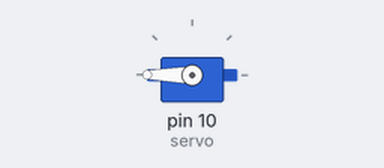
Bench run of a sketch on a simulated Arduino Uno, built with avr-gcc and run on an emulated ATmega328P. On the bench: servo.

Above: at 0.05 s.
At 4.0 s:
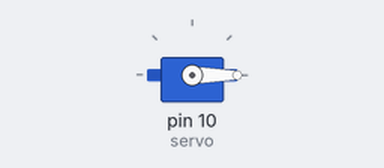
Timing chart, 0 to 5.2 s (numbered marks = the images above):
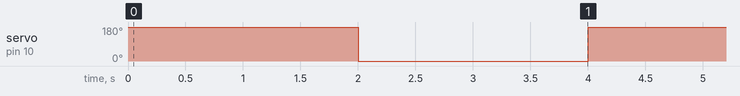

The sketch:

servomove.ino
```cpp
#include <Servo.h>

Servo servo;

void setup() {
  // put your setup code here, to run once:
  servo.attach(10);


}

void loop() {
  // put your main code here, to run repeatedly:

  servo.write(180);
  delay(2000);
  servo.write(0);
  delay(2000);

}
```

Measured:
- by itself, servo on pin 10 (servo): alternates 180° for 2.0 s and 0° for 2.0 s
